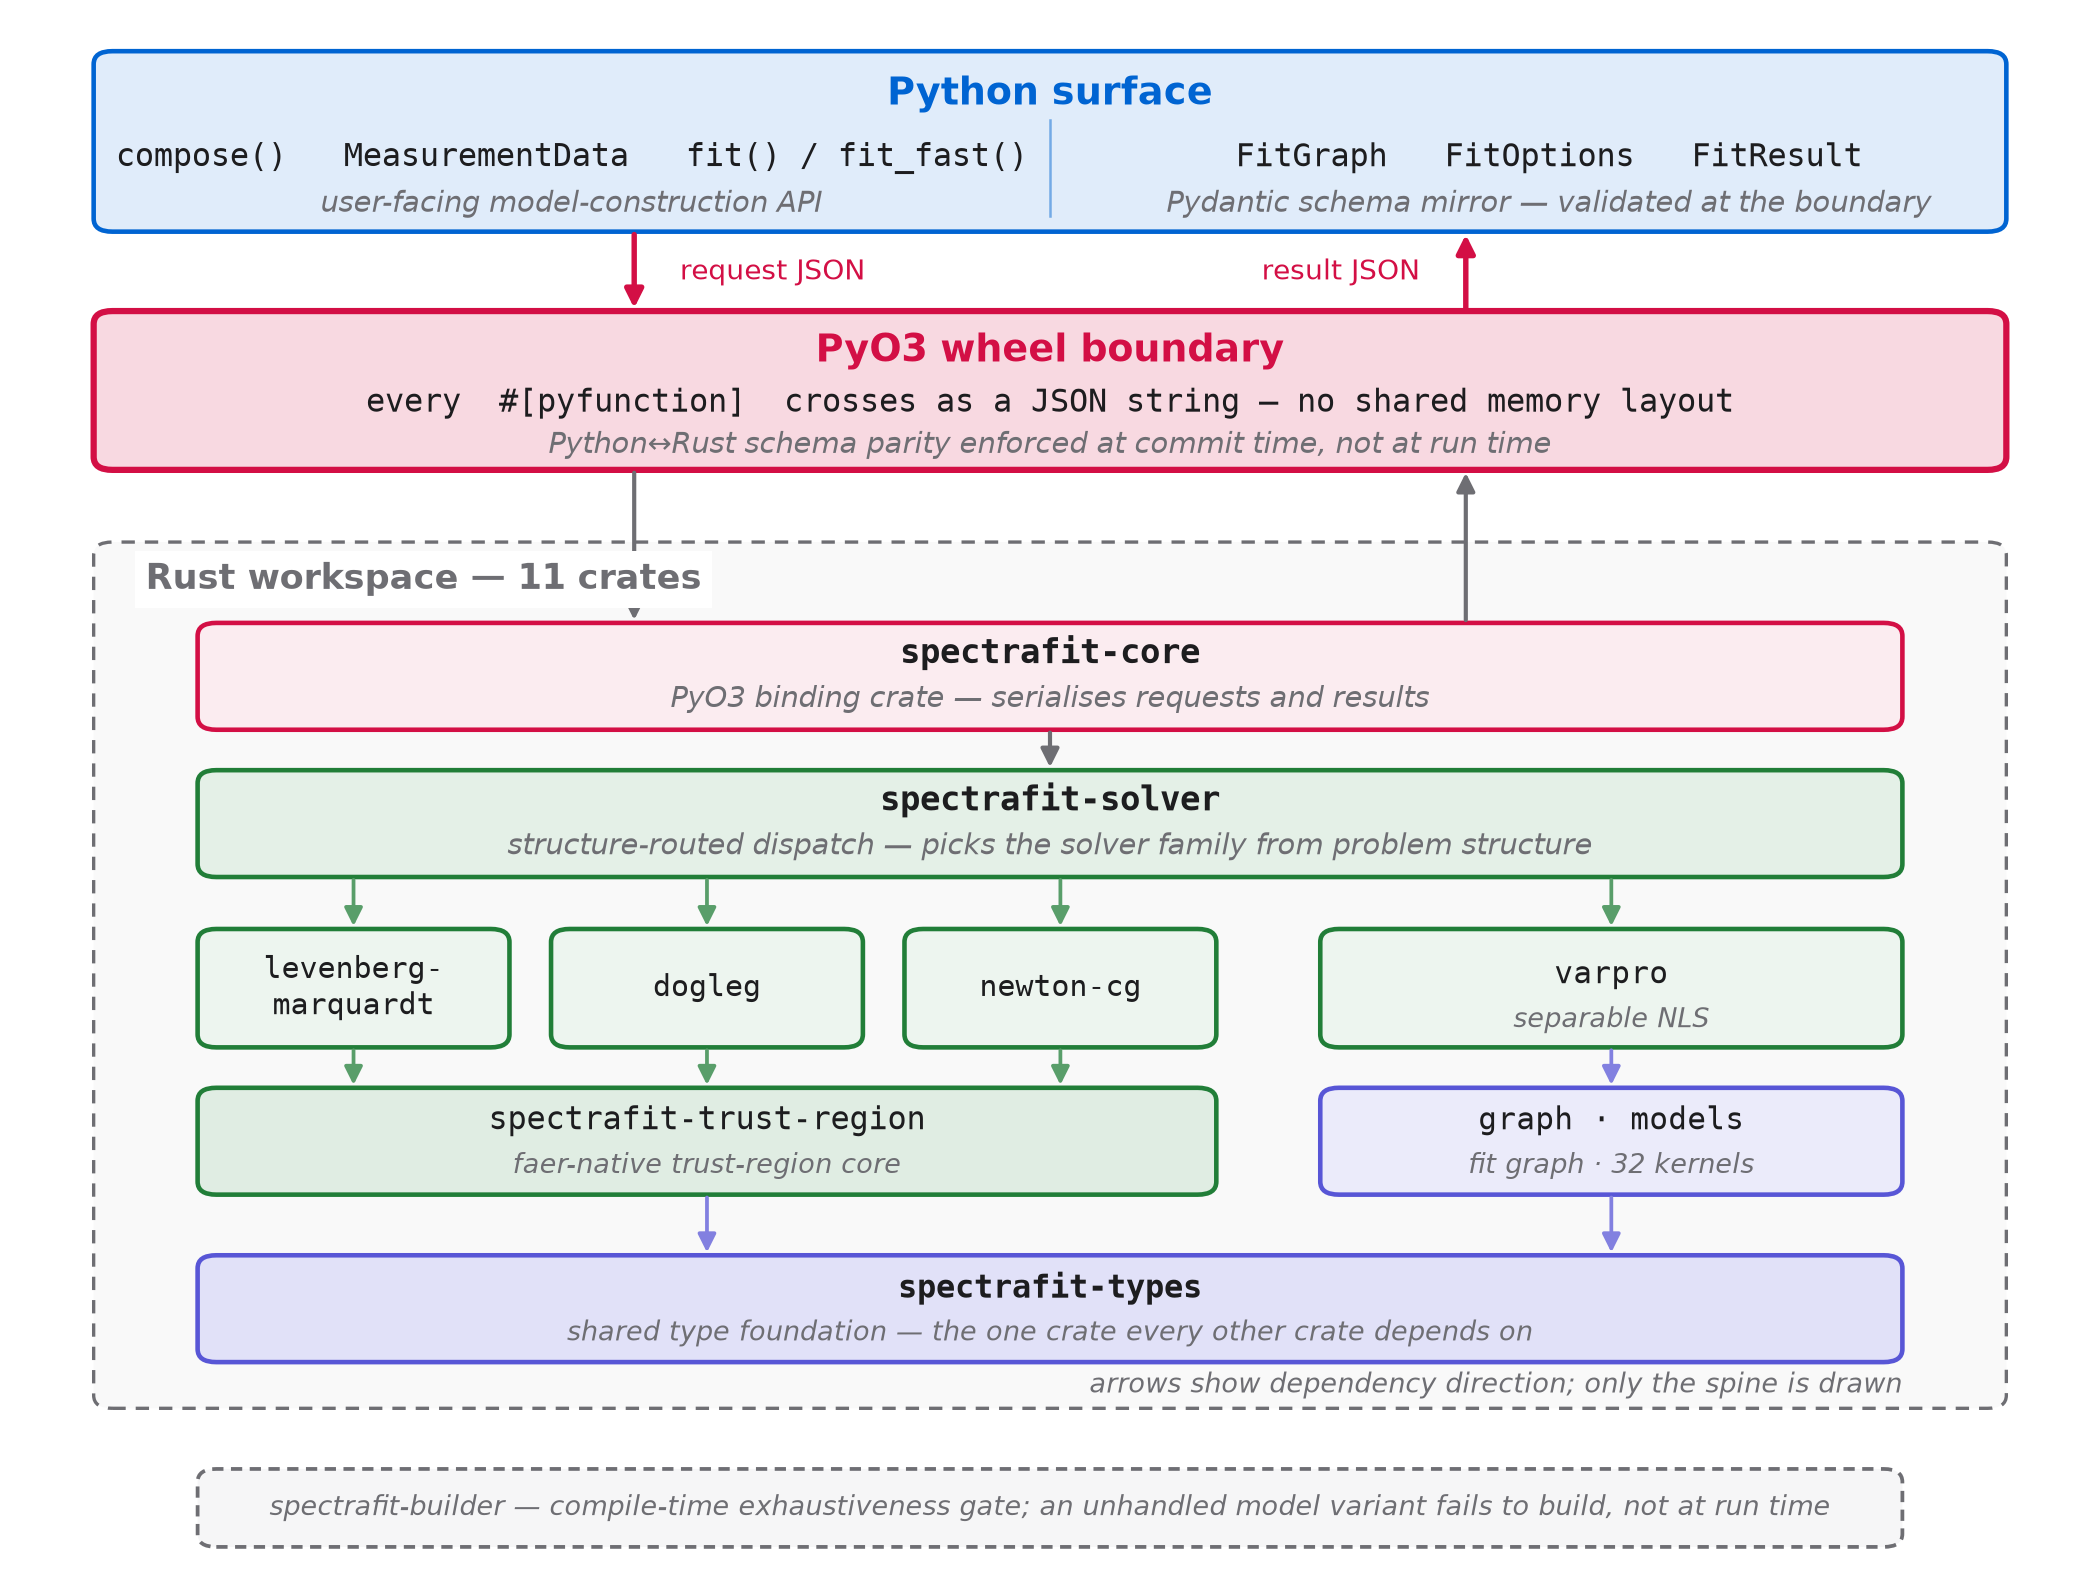

Recreate this plot in Python.
"""Figure: the spectrafit-core Rust/Python architecture and its PyO3 boundary.

Draws the two-language system as a layered graph: the Python surface and its
Pydantic mirror on top, the PyO3 wheel boundary in the middle, and the eleven-
crate Rust workspace beneath, laid out by real dependency depth.

Reproduce from a clean clone:

    uv sync --group manuscript
    uv run --group manuscript python manuscript/examples/fecl4/fig_architecture.py

Outputs (written next to this file):
    fig_architecture.pdf   vector, for submission
    fig_architecture.png   300 dpi raster, for preview

The crate layering is not hand-asserted. It is the transitive dependency depth
read out of the eleven `crates/*/Cargo.toml` manifests:

    spectrafit-types        -> (none)
    spectrafit-models       -> types
    spectrafit-trust-region -> types
    spectrafit-graph        -> models, types
    spectrafit-dogleg       -> trust-region
    spectrafit-newton-cg    -> trust-region
    spectrafit-levenberg-marquardt -> trust-region
    spectrafit-varpro       -> graph, models, types
    spectrafit-builder      -> models, types
    spectrafit-solver       -> dogleg, graph, levenberg-marquardt, newton-cg,
                               types, varpro
    spectrafit-core         -> graph, solver, types

`spectrafit-builder` is drawn off to the side on purpose: nothing on the runtime
path depends on it. It is a compile-time exhaustiveness gate, so a new model
variant that is not handled everywhere fails to build rather than failing at
run time.
"""

from __future__ import annotations

from pathlib import Path

import matplotlib as mpl
from matplotlib import pyplot as plt
from matplotlib.patches import FancyArrowPatch, FancyBboxPatch

HERE = Path(__file__).resolve().parent

# Same validated categorical palette as the case-study figure (dataviz
# six-checks, light surface: all PASS). Layers are filled with a heavy tint of
# their hue and outlined in the hue itself, so the diagram stays legible in
# grayscale and under colour-vision deficiency, where the layer *order* rather
# than the hue carries the meaning.
# Corporate tokens (docs/stylesheets/tokens/palette.css). Unlike the data
# figures, these hues label spatially separated, permanently-labelled boxes
# rather than overlapping series, so the CVD adjacency constraint that limits
# the charts to two hues does not bite here — every box carries its own text.
C_PY = "#0064d2"  # systemBlue-text — Python surface
C_BOUND = "#d30f45"  # systemPink-text — the PyO3 boundary, the emphasised band
C_SOLVE = "#217e38"  # systemGreen-text — solver crates
C_FOUND = "#5856d6"  # systemIndigo — shared foundation crates
INK = "#1d1d1f"
INK_MUTED = "#6e6e73"
SURFACE = "#ffffff"


def tint(hex_colour: str, amount: float) -> tuple[float, float, float]:
    """Blend `hex_colour` toward white; `amount` is the fraction of colour kept."""
    r, g, b = (int(hex_colour[i : i + 2], 16) / 255 for i in (1, 3, 5))
    blend = 1.0 - amount
    return (r * amount + blend, g * amount + blend, b * amount + blend)


def box(
    ax,
    x: float,
    y: float,
    w: float,
    h: float,
    colour: str,
    *,
    fill: float = 0.12,
    lw: float = 1.1,
    ls: str | tuple[int, tuple[int, ...]] = "-",
    radius: float = 0.9,
):
    """Draw a rounded, tinted layer box and return the patch."""
    patch = FancyBboxPatch(
        (x, y),
        w,
        h,
        boxstyle=f"round,pad=0,rounding_size={radius}",
        linewidth=lw,
        linestyle=ls,
        edgecolor=colour,
        facecolor=tint(colour, fill),
        zorder=2,
    )
    ax.add_patch(patch)
    return patch


def label(
    ax,
    x: float,
    y: float,
    text: str,
    *,
    size: float = 8,
    weight: str = "normal",
    colour: str = INK,
    ha: str = "center",
    va: str = "center",
    style: str = "normal",
    family: str | None = None,
):
    """Place a text label; text always wears ink colours, never a series hue."""
    ax.text(
        x,
        y,
        text,
        ha=ha,
        va=va,
        fontsize=size,
        fontweight=weight,
        color=colour,
        style=style,
        zorder=4,
        family=family or mpl.rcParams["font.family"],
    )


def arrow(
    ax,
    xy_from: tuple[float, float],
    xy_to: tuple[float, float],
    # `tint()` returns an RGB triple, so this accepts both spellings matplotlib
    # does rather than forcing every tinted call site through a hex conversion.
    colour: str | tuple[float, float, float] = INK_MUTED,
    *,
    lw: float = 1.0,
    style: str = "-|>",
    ls: str = "-",
):
    """Draw a dependency arrow from `xy_from` to `xy_to`."""
    ax.add_patch(
        FancyArrowPatch(
            xy_from,
            xy_to,
            arrowstyle=style,
            mutation_scale=9,
            linewidth=lw,
            linestyle=ls,
            color=colour,
            shrinkA=0,
            shrinkB=0,
            zorder=3,
        ),
    )


def draw() -> None:
    """Render the architecture figure to PDF and 300 dpi PNG."""
    mpl.rcParams.update(
        {
            "font.size": 8,
            "figure.facecolor": SURFACE,
            "savefig.facecolor": SURFACE,
            "font.family": "sans-serif",
        },
    )
    fig, ax = plt.subplots(figsize=(7.0, 5.25))
    ax.set_xlim(0, 100)
    ax.set_ylim(-8, 100)
    ax.axis("off")

    mono = {"family": "monospace"}

    # ---------------------------------------------------------------- Python
    box(ax, 4, 84.5, 92, 12.5, C_PY)
    label(ax, 50, 94.0, "Python surface", size=9, weight="bold", colour=C_PY)
    label(ax, 27, 89.6, "compose()   MeasurementData   fit() / fit_fast()", size=7.6, **mono)
    label(
        ax,
        27,
        86.4,
        "user-facing model-construction API",
        size=7,
        colour=INK_MUTED,
        style="italic",
    )
    ax.plot([50, 50], [85.6, 92.2], lw=0.6, color=tint(C_PY, 0.55), zorder=3)
    label(ax, 74, 89.6, "FitGraph   FitOptions   FitResult", size=7.6, **mono)
    label(
        ax,
        74,
        86.4,
        "Pydantic schema mirror — validated at the boundary",
        size=7,
        colour=INK_MUTED,
        style="italic",
    )

    # -------------------------------------------------------------- boundary
    box(ax, 4, 68.0, 92, 11.0, C_BOUND, fill=0.16, lw=1.5)
    label(ax, 50, 76.2, "PyO3 wheel boundary", size=9, weight="bold", colour=C_BOUND)
    label(
        ax,
        50,
        72.6,
        "every  #[pyfunction]  crosses as a JSON string — no shared memory layout",
        size=7.6,
        **mono,
    )
    label(
        ax,
        50,
        69.7,
        "Python↔Rust schema parity enforced at commit time, not at run time",
        size=7,
        colour=INK_MUTED,
        style="italic",
    )

    # Both boundary arrows terminate on the box's TOP edge (y = 79.2), never on
    # its bottom: the pair describes the Python<->boundary hop only. Drawing the
    # result arrow from y = 67.8 (the box's bottom) made it run the full height
    # of the box and strike through its own label text. The boundary<->Rust hop
    # is the separate grey pair below.
    arrow(ax, (30, 84.3), (30, 79.2), C_BOUND, lw=1.3)
    label(ax, 32.2, 81.7, "request JSON", size=6.8, colour=C_BOUND, ha="left")
    arrow(ax, (70, 79.2), (70, 84.3), C_BOUND, lw=1.3)
    label(ax, 67.8, 81.7, "result JSON", size=6.8, colour=C_BOUND, ha="right")

    # ------------------------------------------------------------ Rust core
    box(ax, 4, 3.0, 92, 60.0, INK_MUTED, fill=0.04, lw=0.8, ls=(0, (4, 3)))
    # White bbox so the request-JSON connector reads as passing *behind* the
    # label rather than striking through it.
    ax.text(
        6.5,
        60.4,
        "Rust workspace — 11 crates",
        size=8.4,
        fontweight="bold",
        color=INK_MUTED,
        ha="left",
        va="center",
        zorder=5,
        bbox={"facecolor": SURFACE, "edgecolor": "none", "pad": 2.5},
    )
    label(
        ax,
        91,
        4.6,
        "arrows show dependency direction; only the spine is drawn",
        size=6.4,
        colour=INK_MUTED,
        style="italic",
        ha="right",
    )

    # binding crate
    box(ax, 9, 50.0, 82, 7.4, C_BOUND, fill=0.08)
    label(ax, 50, 55.3, "spectrafit-core", size=8.2, weight="bold", **mono)
    label(
        ax,
        50,
        52.1,
        "PyO3 binding crate — serialises requests and results",
        size=7,
        colour=INK_MUTED,
        style="italic",
    )
    arrow(ax, (30, 67.8), (30, 57.6))
    arrow(ax, (70, 57.6), (70, 67.8))

    # dispatch
    box(ax, 9, 39.8, 82, 7.4, C_SOLVE)
    label(ax, 50, 45.1, "spectrafit-solver", size=8.2, weight="bold", **mono)
    label(
        ax,
        50,
        41.9,
        "structure-routed dispatch — picks the solver family from problem structure",
        size=7,
        colour=INK_MUTED,
        style="italic",
    )
    arrow(ax, (50, 49.8), (50, 47.4))

    # Solver families. The first three delegate to the shared trust-region core;
    # varpro does not — it sits on graph + models instead, which is why it is
    # drawn apart from the trust-region-backed group rather than beside it.
    # No sub-labels here: unlike varpro, these three need no note to explain
    # what they sit on — the shared trust-region box directly beneath them says
    # it. So this is a flat list of names, not (name, note) pairs.
    tr_group = ["levenberg-\nmarquardt", "dogleg", "newton-cg"]
    fw, gap, gx0 = 15.0, 2.0, 9.0
    for i, name in enumerate(tr_group):
        fx = gx0 + i * (fw + gap)
        box(ax, fx, 28.0, fw, 8.2, C_SOLVE, fill=0.08)
        label(ax, fx + fw / 2, 32.1, name, size=7.2, **mono)
        arrow(ax, (fx + fw / 2, 39.6), (fx + fw / 2, 36.4), tint(C_SOLVE, 0.75), lw=0.9)
        arrow(ax, (fx + fw / 2, 27.8), (fx + fw / 2, 25.4), tint(C_SOLVE, 0.75), lw=0.9)

    box(ax, 63, 28.0, 28, 8.2, C_SOLVE, fill=0.08)
    label(ax, 77, 33.0, "varpro", size=7.4, **mono)
    label(ax, 77, 29.9, "separable NLS", size=6.5, colour=INK_MUTED, style="italic")
    arrow(ax, (77, 39.6), (77, 36.4), tint(C_SOLVE, 0.75), lw=0.9)

    # shared trust-region core, under the three families that use it
    box(ax, 9, 17.8, 49.0, 7.4, C_SOLVE, fill=0.14)
    label(ax, 33.5, 22.9, "spectrafit-trust-region", size=7.6, **mono)
    label(
        ax,
        33.5,
        19.8,
        "faer-native trust-region core",
        size=6.5,
        colour=INK_MUTED,
        style="italic",
    )

    # foundation crates
    box(ax, 63, 17.8, 28, 7.4, C_FOUND)
    label(ax, 77, 22.9, "graph · models", size=7.4, **mono)
    label(ax, 77, 19.8, "fit graph · 32 kernels", size=6.5, colour=INK_MUTED, style="italic")
    arrow(ax, (77, 27.8), (77, 25.4), tint(C_FOUND, 0.75), lw=0.9)

    box(ax, 9, 6.2, 82, 7.4, C_FOUND, fill=0.18)
    label(ax, 50, 11.3, "spectrafit-types", size=7.6, weight="bold", **mono)
    label(
        ax,
        50,
        8.2,
        "shared type foundation — the one crate every other crate depends on",
        size=6.6,
        colour=INK_MUTED,
        style="italic",
    )
    arrow(ax, (33.5, 17.6), (33.5, 13.8), tint(C_FOUND, 0.75), lw=0.9)
    arrow(ax, (77, 17.6), (77, 13.8), tint(C_FOUND, 0.75), lw=0.9)

    # builder — nothing on the runtime path depends on it, so it is drawn
    # detached below the workspace rather than wired into the spine.
    box(ax, 9, -6.6, 82, 5.4, INK_MUTED, fill=0.06, lw=0.9, ls=(0, (3, 2)))
    label(
        ax,
        50,
        -3.9,
        "spectrafit-builder — compile-time exhaustiveness gate; "
        "an unhandled model variant fails to build, not at run time",
        size=6.6,
        colour=INK_MUTED,
        style="italic",
    )

    fig.subplots_adjust(left=0.005, right=0.995, top=0.995, bottom=0.005)
    for ext, dpi in (("pdf", None), ("png", 300)):
        fig.savefig(HERE / f"fig_architecture.{ext}", dpi=dpi)
    plt.close(fig)
    print("wrote fig_architecture.pdf / .png")


if __name__ == "__main__":
    draw()
